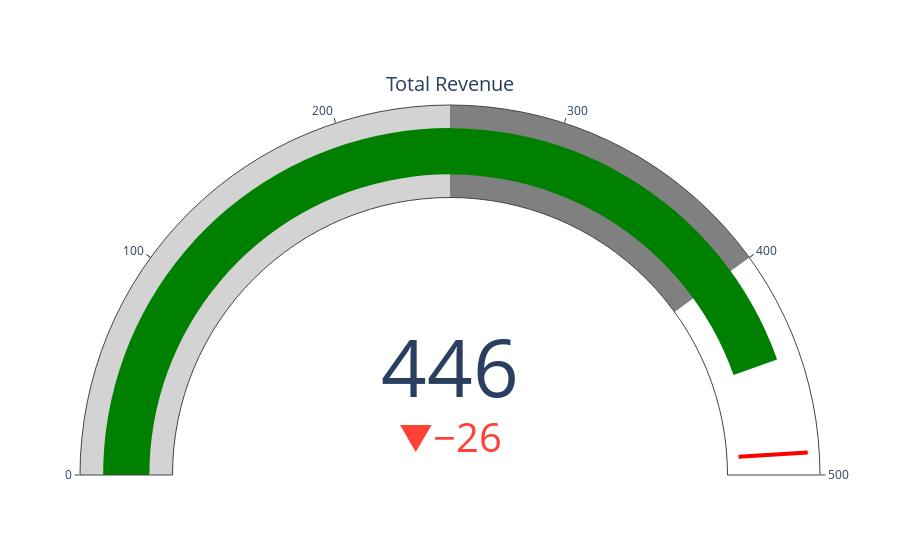

Notebook code cell kept with this figure:
### Code cell
import plotly.graph_objects as go

fig = go.Figure(go.Indicator(
    domain = {'x': [0, 1], 'y': [0, 1]},
    value = 446,
    mode = "gauge+number+delta",
    title = {'text': "Total Revenue"},
    delta = {'reference': 472},
    gauge = {'axis': {'range': [None, 500]},
             'steps' : [
                 {'range': [0, 250], 'color': "lightgray"},
                 {'range': [250, 400], 'color': "gray"}],
             'threshold' : {'line': {'color': "red", 'width': 4}, 'thickness': 0.75, 'value': 490}}))
fig.write_image("./images/ch07_27.png", width=500, height=400)
fig.show()

### Figure 1 — Plotly figure (JSON) as saved in the notebook; plotly's stock layout.template omitted (floating-point values rounded to 4 significant figures)
{"data": [{"delta": {"reference": 472}, "domain": {"x": [0, 1], "y": [0, 1]}, "gauge": {"axis": {"range": [null, 500]}, "steps": [{"color": "lightgray", "range": [0, 250]}, {"color": "gray", "range": [250, 400]}], "threshold": {"line": {"color": "red", "width": 4}, "thickness": 0.75, "value": 490}}, "mode": "gauge+number+delta", "title": {"text": "Total Revenue"}, "type": "indicator", "value": 446}], "layout": {}}
